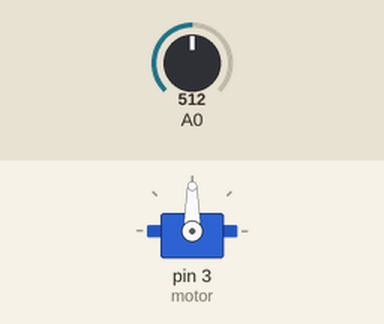
Simulated run of this sketch. Board: Arduino Uno, built with avr-gcc and run on an emulated ATmega328P. Parts: servo. Inputs (shaded band) come from the test bench; at power-on: A0 = 512.

Above: at 1.2 s.
1.3 s: A0 set to 716
At 2.3 s:
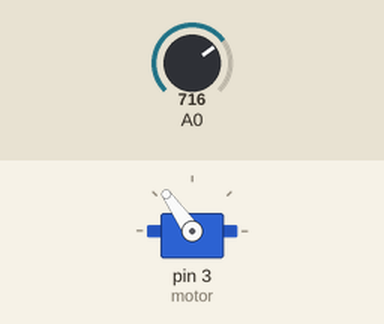
2.8 s: A0 set to 900
At 3.5 s:
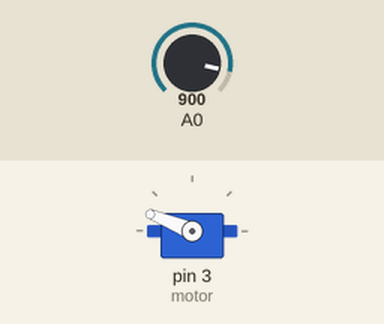
4.3 s: A0 set to 1023
At 4.6 s:
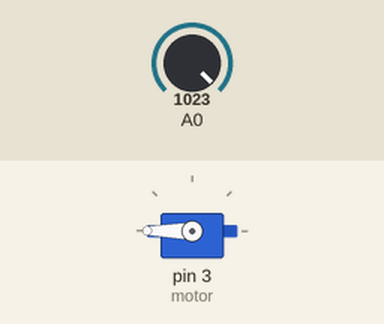
5.8 s: A0 set to 306
At 6.9 s:
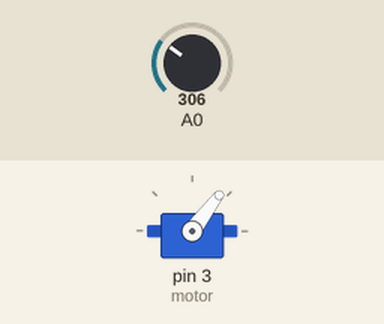
7.3 s: A0 set to 122
At 8.1 s:
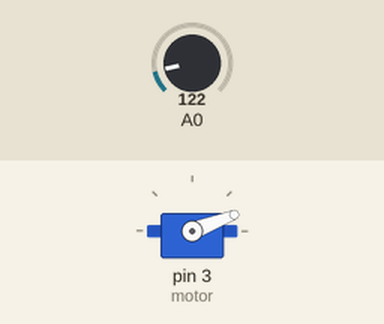
Timing chart, 0 to 9.8 s (numbered marks = the images above; inputs shaded):
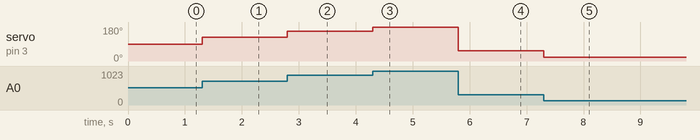

The sketch:

joystick-ile-servo.ino
```cpp
#include <Servo.h>

Servo motor;

int joystick_degeri;
int derece;

void setup() {
  motor.attach(3);
}

void loop() {
  joystick_degeri = analogRead(A0);
  derece = map(joystick_degeri, 0,1023,0,180);
  motor.write(derece);
}
```

Measured:
- after the input at 1.3 s, servo on pin 3 (motor): 90° → 125° at once
- after the input at 2.8 s, servo on pin 3 (motor): 125° → 158° at once
- after the input at 4.3 s, servo on pin 3 (motor): 158° → 180° at once
- after the input at 5.8 s, servo on pin 3 (motor): 180° → 53° at once
- after the input at 7.3 s, servo on pin 3 (motor): 53° → 21° at once
